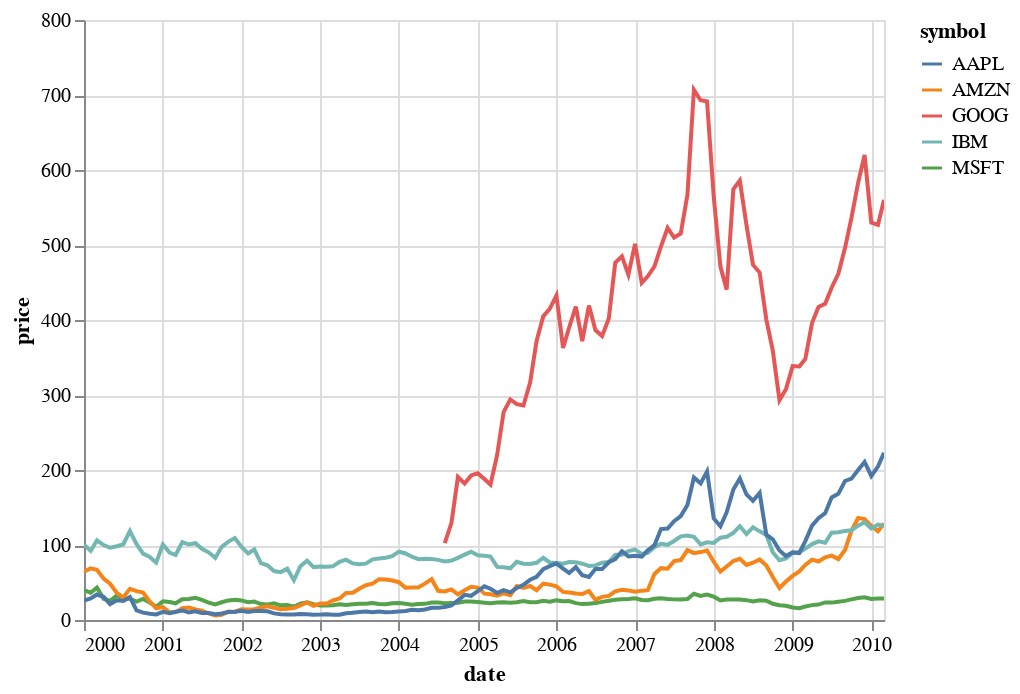

Notebook code cell kept with this figure:
### Markdown cell above
#### Gráfico Interativo Para Preço de Ações

Utilizando a biblioteca de visualização de dados `Altair`, o Colab possui esse snippet para gráficos de açoes. O gráfico é interativo, e pode servir de inspiração para os seus.

### Code cell
from vega_datasets import data
stocks = data.stocks()

import altair as alt
alt.Chart(stocks).mark_line().encode(
  x='date:T',
  y='price',
  color='symbol'
).interactive(bind_y=False)

### Figure 1 — Vega-Lite specification as saved in the notebook (floating-point values rounded to 4 significant figures; data arrays with more than 128 entries replaced by an {"elided": "..."} marker saying what was removed)
{"config": {"view": {"continuousWidth": 400, "continuousHeight": 300}}, "data": {"name": "data-96e857a61c6b623bafe23440d582a500"}, "mark": "line", "encoding": {"color": {"type": "nominal", "field": "symbol"}, "x": {"type": "temporal", "field": "date"}, "y": {"type": "quantitative", "field": "price"}}, "selection": {"selector001": {"type": "interval", "bind": "scales", "encodings": ["x"]}}, "$schema": "https://vega.github.io/schema/vega-lite/v4.8.1.json", "datasets": {"data-96e857a61c6b623bafe23440d582a500": {"elided": "560 records"}}}
